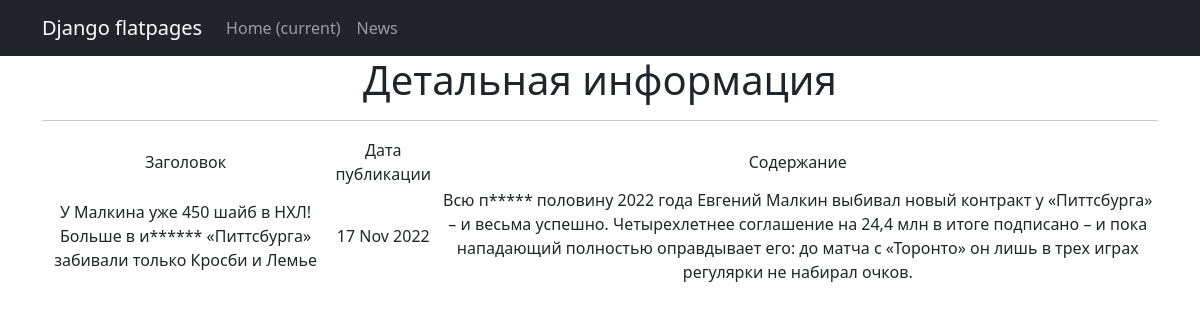
Screenshot of /news/1 with the database file from the repository.
### news/models.py (models this page shows, shortened)
class Post(models.Model):
    article = 'AR'
    news = 'NE'
    author_name = models.ForeignKey(Author, on_delete=models.CASCADE)  # связь «один ко многим» с моделью Author
    types_post = models.CharField(max_length=2, choices=Types, default='NE')  # поле с выбором — «статья» или «новость»;
    datetime_post = models.DateTimeField(auto_now_add=True)  # автоматически добавляемая дата и время создания;
    category_post = models.ManyToManyField(Category, through='PostCategory')  # связь «многие ко многим» с моделью Category (с дополнительной моделью PostCategory);
    header = models.CharField(max_length=255) #  заголовок статьи/новости
    content = models.TextField() #  текст статьи/новости
    rating_post = models.IntegerField(default=0) #  рейтинг статьи/новости

### news/views.py (the view)
# urls.py: path('<int:pk>', PostDetail.as_view()),
class PostDetail(DetailView):
    model = Post
    ordering = '-datetime_post'
    template_name = 'post.html'
    context_object_name = 'post'

### news/templatetags/custom_filters.py (called while the page is built)
@register.filter(name='censors')
def censor(value):
   stopwords = ['стало', 'истории', 'заявку', 'заявке', 'первую', 'стабильные', 'старт', 'чтобы', 'бяка']
   word = value.replace(',', "")
   word = word.replace('-', "")
   word = word.split()
   if type(value) is str:
      for word in stopwords:
         value = value.replace(word, word[0] + "*" * (len(word) - 1))
         value = value.replace(word.capitalize(), word[0] + "*" * (len(word) - 1))
   else:
      raise ValueError('Ошибка, это не переменная строкого типа')
   return f'{value}'

### templates/post.html (shortened to what this page needs)
{% extends 'flatpages/default.html' %}
{% load custom_filters %}
{% load custom_filters %}
{% block content %}
   <h1>Детальная информация</h1>
   <hr>
   {% if post %}
       <table>
           <tr>
               <td>Заголовок</td>
               <td>Дата публикации</td>
               <td>Содержание</td>
           </tr>
           <tr>
               <td>{{ post.header|censors }}</td>
               <td>{{ post.datetime_post|date:'d M Y' }}</td>
               <td>{{ post.content|censors }}</td>
           </tr>
       </table>
   {% else %}
       <h2>Новости нет!</h2>
   {% endif %}
{% endblock content %}

### rows the page displays
Post: header|censors "У Малкина уже 450 шайб в НХЛ! Больше в и****** «Питтсбурга» забивали только Кросби и Лемье", datetime_post "17 Nov 2022", content|censors "Всю п***** половину 2022 года Евгений Малкин выбивал новый контракт у «Питтсбурга» – и весьма успешно. Четырехлетнее соглашение на 24,4 млн в итоге подписано – и пока нападающий полностью оправдывает его: до матча с «Торонто» он лишь в трех играх регулярки не набирал очков."
